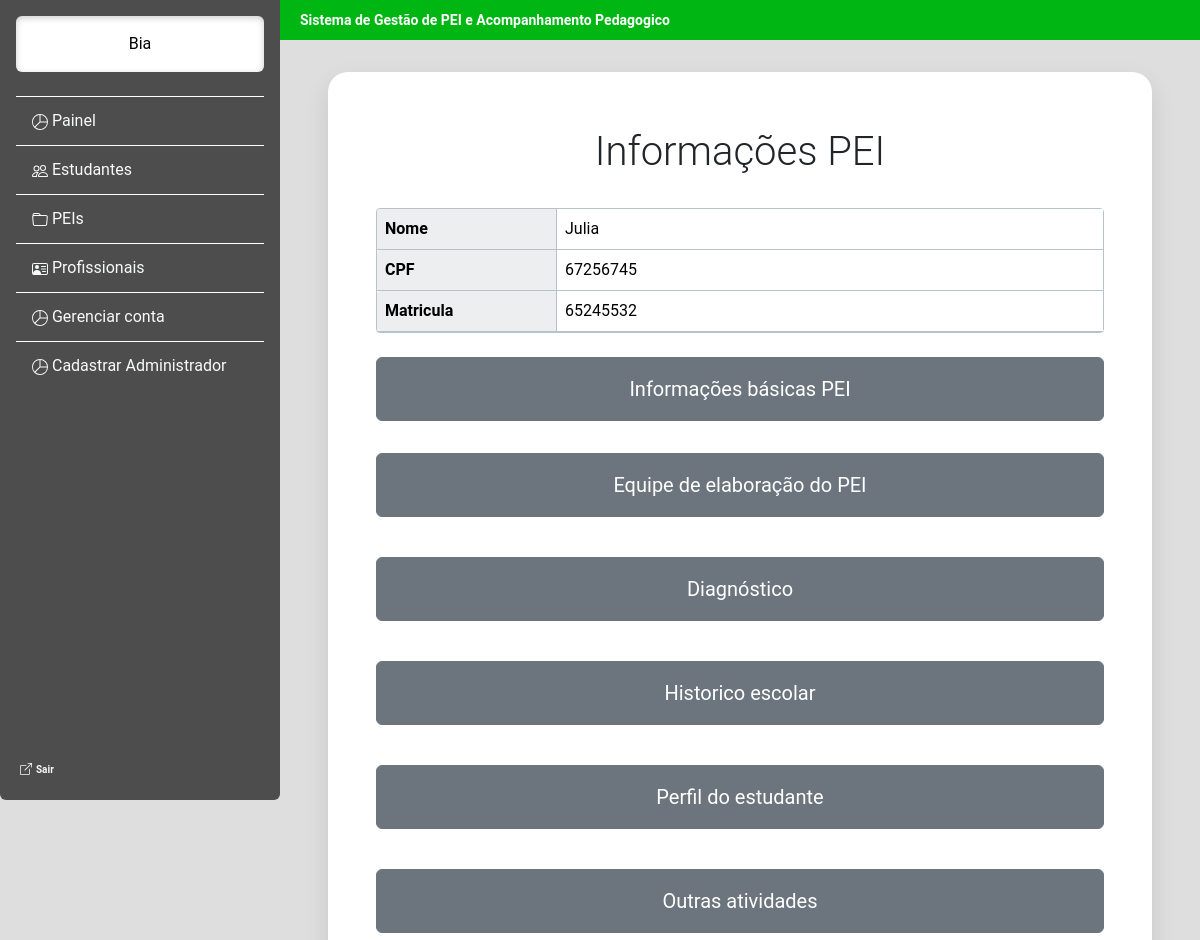
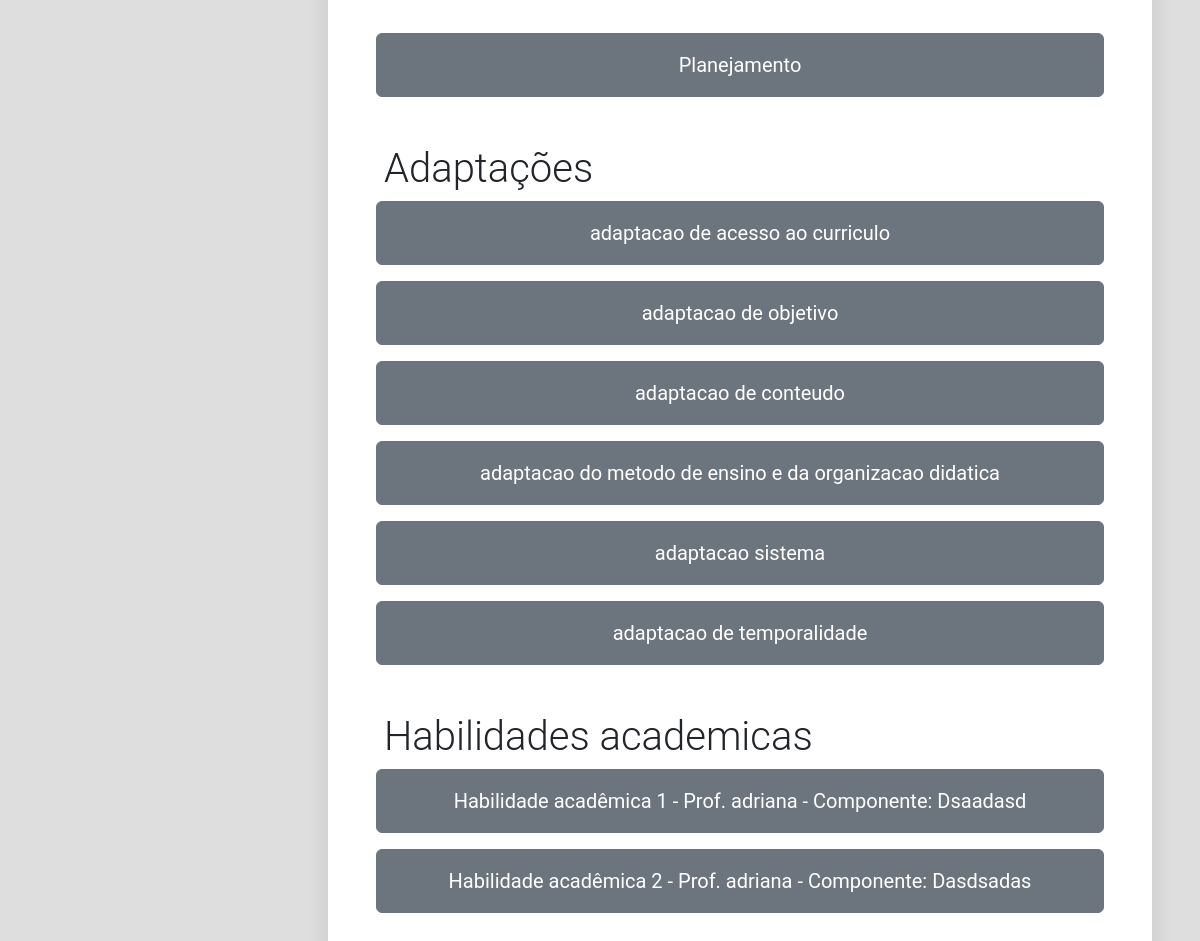
The app's page /estudante/dados_pei/65245532/ (signed in) with its own data (2 pictures, top to bottom).
### estudante/models.py (models this page shows, shortened)
class Usuario(AbstractUser):
    cpf = models.CharField(max_length=255, unique=True)

class Estudante(models.Model):
    cpf = models.CharField(max_length=255, unique=True)
    matricula = models.CharField(max_length=255, primary_key=True)
    nome = models.CharField(max_length=255)
    data_de_nascimento = models.DateField()
    curso = models.CharField(max_length=255)
    periodo = models.IntegerField()
    turma = models.CharField(max_length=255)
    ingresso = models.DateField()
    nota = models.FloatField()
    telefone = models.CharField(max_length=255)
    email = models.EmailField(unique=True)
    pai = models.CharField(max_length=255)
    mae = models.CharField(max_length=255)
    telefone_responsavel = models.CharField(max_length=255)
    email_responsavel = models.CharField(max_length=255)

class Checklist(models.Model):
    checklist = models.TextField()
    pergunta = models.TextField()
    estudante = models.ForeignKey(Estudante, on_delete=models.CASCADE)
    texto = models.TextField()

class HabilidadeAcademica(models.Model):
    componente_curricular = models.TextField()
    adaptacao_curricular = models.TextField()
    habilidade = models.TextField()
    objetivo = models.TextField()
    facilidade = models.TextField()
    dificuldade = models.TextField()
    procedimento = models.TextField()
    adaptacao = models.TextField()
    avaliacao = models.TextField()
    estudante =  models.ForeignKey(Estudante, on_delete=models.CASCADE)
    professor = models.ForeignKey(Professor, on_delete=models.CASCADE)

class Professor(models.Model):
    cpf = models.CharField(max_length=255, unique=True)
    nome = models.CharField(max_length=255)
    matricula = models.CharField(max_length=255, primary_key=True)
    data_de_nascimento = models.DateField()
    email = models.EmailField()
    telefone = models.CharField(max_length=255)
    def __str__(self):
        return f"{self.matricula} - {self.nome}"

### estudante/views.py (the view)
# urls.py: path("dados_pei/<str:matricula>/", views.dados_pei, name="dados_pei"),
@login_required(login_url="login1")
def dados_pei(request, matricula):
    lista = []
    lista2 = []
    numero = 0
    numero1 = 0
    estudante = get_object_or_404(Estudante, matricula=matricula)
    pei1 = PEI.objects.filter(estudante=estudante).first()
    formulario_pei = verificar_formulario(Pei, pei1)
    if formulario_pei:
        for formulario in formulario_pei.fields.keys():
            if formulario == "professor":
                formulario_pei.fields[formulario].widget.attrs["class"] = "form-select"
            if formulario == "tempo":
                formulario_pei.fields[formulario].widget.attrs["class"] = "form-control"
    funcionario_estudante = FuncionarioEstudante.objects.filter(estudante=estudante).values_list("funcionario_id", flat=True)
    if funcionario_estudante:
        equipe_pei = EquipePei1(initial={"funcionarios": funcionario_estudante})
    else:
        equipe_pei = None
    diagnostico1 = Diagnostico.objects.filter(estudante=estudante).first()
    formulario_diagnostico1 = verificar_formulario(FormularioDiagnostico, diagnostico1)
    if formulario_diagnostico1:
        for formulario in formulario_diagnostico1.fields.keys():
            formulario_diagnostico1.fields[formulario].widget.attrs["class"] = "form-control"
    historico_escolar1 = HistoricoEscolar.objects.filter(estudante=estudante).first()
    formulario_historico_escolar = verificar_formulario(FormularioHistoricoEscolar,
                                                       historico_escolar1)
    if formulario_historico_escolar:
        for formulario in formulario_historico_escolar.fields.keys():
            formulario_historico_escolar.fields[formulario].widget.attrs["class"] = "form-control"
            formulario_historico_escolar.fields["texto"].widget.attrs["id"] = "id_texto1"
    perfil_estudante1 = PerfilEstudante.objects.filter(estudante=estudante).first()
    formulario_perfil_estudante = verificar_formulario(FormularioPerfilEstudante,
                                                       perfil_estudante1)
    if formulario_perfil_estudante:
        for formulario in formulario_perfil_estudante.fields.keys():
            formulario_perfil_estudante.fields[formulario].widget.attrs["class"] = "form-control"
    checklist1 = Checklist.objects.filter(estudante=estudante)
    for checklist in checklist1:
        formulario_checklist = verificar_formulario(FormularioChecklist, checklist)
        if formulario_checklist:
            for formulario in formulario_checklist.fields.keys():
                formulario_checklist.fields[formulario].widget.attrs["class"] = "form-control"
            lista.append(formulario_checklist)
    for checklist3 in lista:
        numero += 1
        for formulario in checklist3.fields.keys():
            checklist3.fields[formulario].widget.attrs["id"] = f"{formulario}{numero}"
    atividade1 = Atividade.objects.filter(estudante=estudante).first()
    formulario_atividade = verificar_formulario(FormularioAtividade, atividade1)
    if formulario_atividade:
        for formulario in formulario_atividade.fields.keys():
            formulario_atividade.fields[formulario].widget.attrs["class"] = "form-control"
    planejamento1 = Planejamento.objects.filter(estudante=estudante).first()
    formulario_planejamento = verificar_formulario(FormularioPlanejamento, planejamento1)
    if formulario_planejamento:
        formulario_planejamento.fields["habilidade"].widget.attrs["id"] = "habilidade1"
        for formulario in formulario_planejamento.fields.keys():
            formulario_planejamento.fields[formulario].widget.attrs["class"] = "form-control"
    habilidade_academica1 = HabilidadeAcademica.objects.filter(estudante=estudante)
    if habilidade_academica1:
        for habilidade_academica2 in habilidade_academica1:
            formulario_habilidade_academica = FormularioHabilidadeAcademica(instance=habilidade_academica2)
            for formulario in formulario_habilidade_academica.fields.keys():
                if formulario == "professor":
                    formulario_habilidade_academica.fields[formulario].widget.attrs["class"] = "form-select"
                else:
                    formulario_habilidade_academica.fields[formulario].widget.attrs["class"] = "form-control"
                formulario_habilidade_academica.fields[formulario].widget.attrs["id"] = f"{formulario}{numero1}"
            lista2.append(formulario_habilidade_academica)
    dicionario = {"pei":formulario_pei, "equipe_pei":equipe_pei,
                  "diagnostico":formulario_diagnostico1,
                  "historico_escolar":formulario_historico_escolar,
                  "perfil_estudante":formulario_perfil_estudante,
                  "checklist":lista, "atividade":formulario_atividade,
                  "planejamento":formulario_planejamento,
                  "lista2":lista2,
                  "matricula":matricula, "estudante":estudante}
    return render(request, "dados_pei.html", dicionario)

### estudante/templates/dados_pei.html (shortened to what this page needs)
<!doctype html>
<html lang="pt-BR">
<head>
    <link href="https://cdn.jsdelivr.net/npm/bootstrap@5.3.8/dist/css/bootstrap.min.css" rel="stylesheet">
</head>
<body class="bg-cinza d-flex justify-content-center align-items-center min-vh-100">
    {% include 'barra_lateral.html' %}
    <main class="flex-grow-1 p-5">
        <div class="topbar fw-bold" style=" background-color: #00B612; color: #ffffff; font-size: 14px;">
            Sistema de Gestão de PEI e Acompanhamento Pedagogico
        </div>
        <br>
<div class="d-flex flex-column container-branco p-5 flex-shrink-0 p-3>
    <div class="box p-4 w-50">
        <div class="display-6 p-2 text-center">
            Informações PEI
        </div>
        <br>
        <table class="table w-100 mb-0 tabela-customizada">
            <thead>
                <tr>
                    <th style="width: 180px;">Nome</th>
                    <td>{{estudante.nome}}</td>
                </tr>
                <tr>
                    <th style="width: 180px;">CPF</th>
                    <td>{{estudante.cpf}}</td>
                </tr>
                <tr>
                    <th style="width: 180px;">Matricula</th>
                    <td>{{estudante.matricula}}</td>
                </tr>
            </thead>
        </table>
        <br>
        {% if pei %}
        <div class="mb-3">
            <p><button class="btn btn-secondary fs-5 w-100 py-3" commandfor="tela_pei" command="show-modal">Informações básicas PEI</button></p>
        </div>
            {% else %}
            <div class="display-6 p-2">Informações básicas PEI</div>
            <p>PEI não cadastrado</p>
            <hr class="w-100  m-0 p-0 border-dark">
            {% endif %}
        {% if equipe_pei %}
        <div class="mb-3">
            <button class="btn btn-secondary fs-5 w-100 py-3" commandfor="tela_equipe" command="show-modal">Equipe de
                elaboração do PEI
            </button>
        </div>
         {% else %}
            <div class="display-6 p-2">
                Equipe de elaboração do PEI
            </div>
            <p> Equipe não encontrada</p>
            <hr class="w-100  m-0 p-0 border-dark">
        {% endif %}
        <br>
        {% if diagnostico %}
    <div class="mb-3">
        <button class="btn btn-secondary fs-5 w-100 py-3" commandfor="tela_diagnostico" command="show-modal">
            Diagnóstico
        </button>
    </div>
        {% else %}
            <div class="display-6 p-2">
                Diagnóstico
            </div>
            <p>Diagnóstico não encontrado</p>
            <hr class="w-100  m-0 p-0 border-dark">
        {% endif %}
        <br>
        {% if historico_escolar %}
<div class="mb-3">
    <button class="btn btn-secondary fs-5 w-100 py-3" commandfor="tela_historico_escolar" command="show-modal">Historico
        escolar
    </button>
</div>
        {% else %}
             <div class="display-6 p-2">
                Breve historico escolar
            </div>
            <p>Histórico escolar não encontrado</p>
            <hr class="w-100  m-0 p-0 border-dark">
        {% endif %}
        <br>
        {% if perfil_estudante %}
<div class="mb-3">
    <button class="btn btn-secondary fs-5 w-100 py-3" commandfor="tela_perfil_estudante" command="show-modal">Perfil do
        estudante
    </button>
</div>
       {% else %}
        <div class="display-6 p-2">
            Perfil do estudante
        </div>
        <p>Perfil do estudante não encontrado</p>
        <hr class="w-100  m-0 p-0 border-dark">
        {% endif %}
        <br>
        {% if atividade %}
<div class="mb-3">
    <button class="btn btn-secondary fs-5 w-100 py-3" commandfor="tela_atividade" command="show-modal">Outras
        atividades
    </button>
</div>
        {% else %}
            <div class="display-6 p-2">
                Outras atividades / acompanhamentos a serem desenvolvidos
            </div>
            <p>Atividades não encontradas</p>
            <hr class="w-100  m-0 p-0 border-dark">
        {% endif %}
        <br>
        {% if planejamento %}
<div class="mb-3">
    <button class="btn btn-secondary fs-5 w-100 py-3" commandfor="tela_planejamento" command="show-modal">Planejamento
    </button>
</div>
        {% else %}
            <div class="display-6 p-2">
                Planejamento
            </div>
            <p>Planejamento não encontrado</p>
            <hr class="w-100  m-0 p-0 border-dark">
        {% endif %}
        <br>
        <div class="display-6 p-2">
            Adaptações
        </div>
        {% if checklist %}
        {% for adaptacao in checklist %}
        <div class="mb-3">
            <button class="btn btn-secondary fs-5 w-100 py-3" commandfor="tela_checklist{{forloop.counter}}" command="show-modal">
                {{adaptacao.instance.checklist}}
            </button>
        </div>
        {% endfor %}
        {% else %}
        <p>Adaptações não encontradas</p>
        <hr class="w-100  m-0 p-0 border-dark">
        {% endif %}
        <br>
         <div class="display-6 p-2">
            Habilidades academicas
         </div>
        {% if lista2 %}
        {% for habilidade_academica in lista2 %}
        <div class="mb-3">
            <button class="btn btn-secondary fs-5 w-100 py-3" commandfor="tela_habilidade_academica{{forloop.counter}}"
                    command="show-modal">Habilidade acadêmica {{forloop.counter}} - Prof. {{habilidade_academica.instance.professor.nome}} - Componente: {{habilidade_academica.instance.componente_curricular}}</button>
        </div>
            {% endfor %}
            {% else %}
            <p>Habilidade acadêmica não encontrada</p>
            {% endif %}
    </main>
</body>
</html>

### estudante/templates/barra_lateral.html (shortened to what this page needs)
<!DOCTYPE html>
<html lang="pt-BR">
<head>
    <link href="https://cdn.jsdelivr.net/npm/bootstrap@5.3.8/dist/css/bootstrap.min.css" rel="stylesheet">
</head>
<body>
    <div class="barra-lateral d-flex flex-column flex-shrink-0 p-3 vh-100 rounded-bottom">
        <a class="nav-link text-center text-black rounded bg-white p-3" style="box-shadow: inset 0 2px 6px rgba(0,0,0,0.2);" > {{ request.user.first_name }} </a>
        <br>
        <ul class="barra-lateral-link nav nav-pills flex-column mb-auto">
            <li class="nav-item">
                <a href="/estudante/painel_administrador/#" class="nav-link link-light" aria-current="page">
                    <svg xmlns="http://www.w3.org/2000/svg" width="16" height="16" fill="currentColor" class="bi bi-pie-chart" viewBox="0 0 16 16">
                      <path d="M7.5 1.018a7 7 0 0 0-4.79 11.566L7.5 7.793zm1 0V7.5h6.482A7 7 0 0 0 8.5 1.018M14.982 8.5H8.207l-4.79 4.79A7 7 0 0 0 14.982 8.5M0 8a8 8 0 1 1 16 0A8 8 0 0 1 0 8"/>
                    </svg>
                    Painel
                </a>
            </li>
            <li>
                <a href="/estudante/gerenciar_estudante/#" class="nav-link link-light">
                    Estudantes
                </a>
            </li>
            <li>
                <a href="/estudante/gerenciar_pei/#" class="nav-link link-light">
                    PEIs
                </a>
            </li>
            <li>
                <a href="/estudante/gerenciar_funcionario/#" class="nav-link link-light">
                    Profissionais
                </a>
            </li>
            <li class="nav-item">
                <a href="{% url 'gerenciar_conta' %}" class="nav-link link-light" aria-current="page">
                    <svg xmlns="http://www.w3.org/2000/svg" width="16" height="16" fill="currentColor" class="bi bi-pie-chart" viewBox="0 0 16 16">
                      <path d="M7.5 1.018a7 7 0 0 0-4.79 11.566L7.5 7.793zm1 0V7.5h6.482A7 7 0 0 0 8.5 1.018M14.982 8.5H8.207l-4.79 4.79A7 7 0 0 0 14.982 8.5M0 8a8 8 0 1 1 16 0A8 8 0 0 1 0 8"/>
                    </svg>
                    Gerenciar conta
                </a>
            </li>
            <li class="nav-item">
                <a href="{% url 'cadastro_sistema' %}" class="nav-link link-light" aria-current="page">
                    <svg xmlns="http://www.w3.org/2000/svg" width="16" height="16" fill="currentColor" class="bi bi-pie-chart" viewBox="0 0 16 16">
                      <path d="M7.5 1.018a7 7 0 0 0-4.79 11.566L7.5 7.793zm1 0V7.5h6.482A7 7 0 0 0 8.5 1.018M14.982 8.5H8.207l-4.79 4.79A7 7 0 0 0 14.982 8.5M0 8a8 8 0 1 1 16 0A8 8 0 0 1 0 8"/>
                    </svg>
                    Cadastrar Administrador
                </a>
            </li>
        </ul>
        <div class="mt-auto">
            <a href="{% url 'sair' %}" class="nav-link link-light p-1">
                <strong class="txt-ot"> Sair </strong>
            </a>
        </div>
    </div>
</body>
</html>

### records on screen
Usuario: user.first_name "Bia"
Estudante: nome "Julia", cpf "67256745", matricula "65245532"
Checklist: instance.checklist "adaptacao de acesso ao curriculo"
Checklist: instance.checklist "adaptacao de objetivo"
Checklist: instance.checklist "adaptacao de conteudo"
Checklist: instance.checklist "adaptacao do metodo de ensino e da organizacao didatica"
Checklist: instance.checklist "adaptacao sistema"
Checklist: instance.checklist "adaptacao de temporalidade"
HabilidadeAcademica: instance.professor.nome "adriana", instance.componente_curricular "Dsaadasd"
HabilidadeAcademica: instance.professor.nome "adriana", instance.componente_curricular "Dasdsadas"
